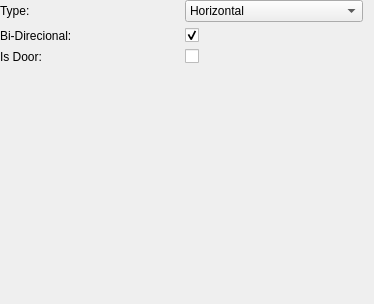
           <widget class="QWidget" name="page_Link">
            <property name="geometry">
             <rect>
              <x>0</x>
              <y>0</y>
              <width>374</width>
              <height>304</height>
             </rect>
            </property>
            <attribute name="label">
             <string>Link Placing</string>
            </attribute>
            <widget class="QWidget" name="gridWidget" native="true">
             <property name="geometry">
              <rect>
               <x>0</x>
               <y>0</y>
               <width>363</width>
               <height>311</height>
              </rect>
             </property>
             <layout class="QGridLayout" name="gridLayout_2">
              <item row="0" column="1">
               <widget class="QComboBox" name="link_orientation_combobox">
                <item>
                 <property name="text">
                  <string>Horizontal</string>
                 </property>
                </item>
                <item>
                 <property name="text">
                  <string>Vertical</string>
                 </property>
                </item>
                <item>
                 <property name="text">
                  <string>Teleporter</string>
                 </property>
                </item>
                <item>
                 <property name="text">
                  <string>Fade Teleport</string>
                 </property>
                </item>
                <item>
                 <property name="text">
                  <string>Teleporter [Left-Lock]</string>
                 </property>
                </item>
                <item>
                 <property name="text">
                  <string>Teleporter [Right-Lock]</string>
                 </property>
                </item>
               </widget>
              </item>
              <item row="0" column="0">
               <widget class="QLabel" name="label_2">
                <property name="text">
                 <string>Type:</string>
                </property>
               </widget>
              </item>
              <item row="1" column="0">
               <widget class="QLabel" name="label_4">
                <property name="text">
                 <string>Bi-Direcional:</string>
                </property>
               </widget>
              </item>
              <item row="2" column="0">
               <widget class="QLabel" name="label_5">
                <property name="text">
                 <string>Is Door:</string>
                </property>
               </widget>
              </item>
              <item row="1" column="1">
               <widget class="QCheckBox" name="link_bidi_checkbox">
                <property name="text">
                 <string/>
                </property>
                <property name="checked">
                 <bool>true</bool>
                </property>
               </widget>
              </item>
              <item row="3" column="0">
               <spacer name="verticalSpacer">
                <property name="orientation">
                 <enum>Qt::Vertical</enum>
                </property>
                <property name="sizeHint" stdset="0">
                 <size>
                  <width>20</width>
                  <height>40</height>
                 </size>
                </property>
               </spacer>
              </item>
              <item row="2" column="1">
               <widget class="QCheckBox" name="link_isdoor_checkbox">
                <property name="text">
                 <string/>
                </property>
               </widget>
              </item>
             </layout>
            </widget>
           </widget>
